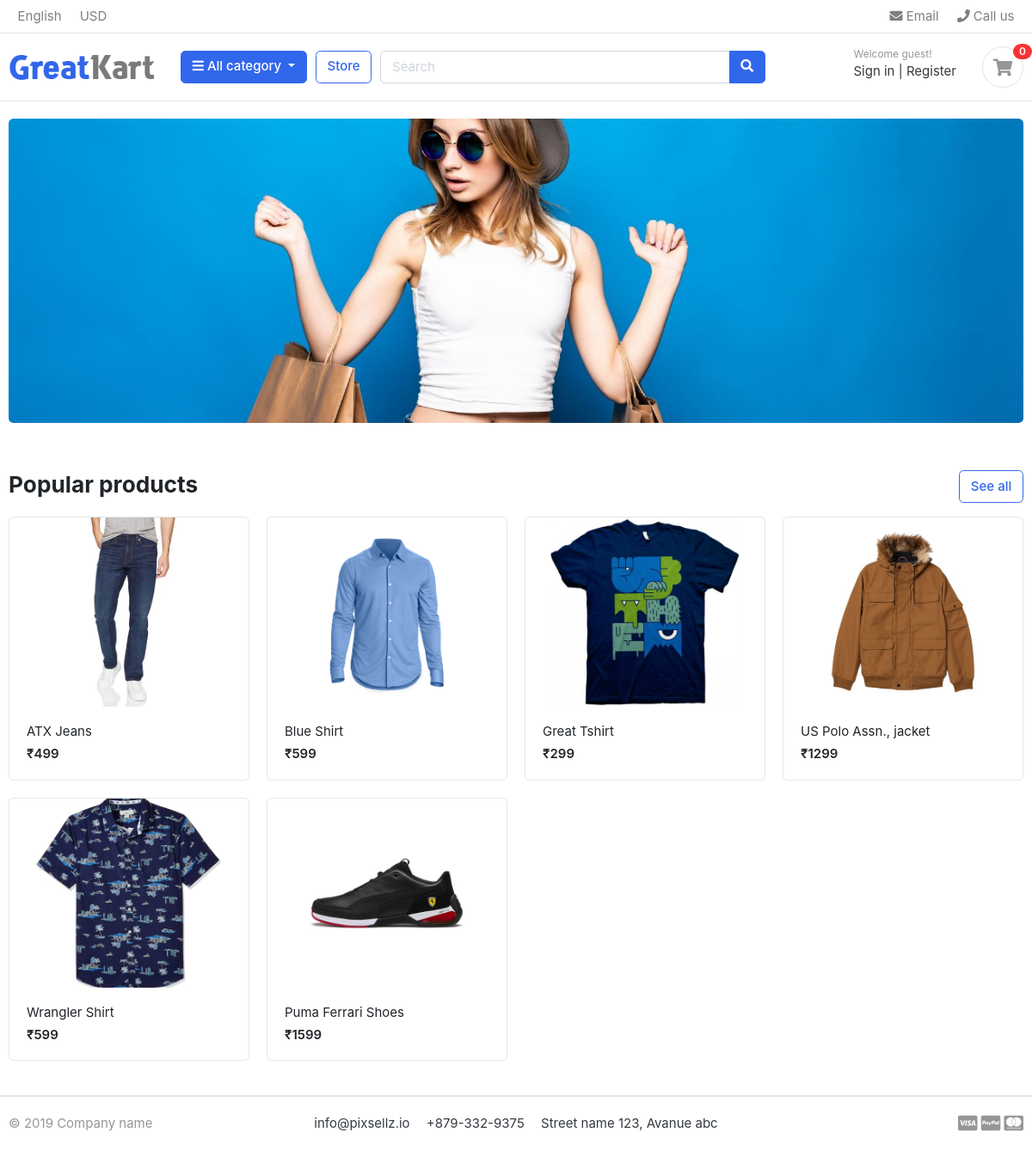
The page / on the database its author committed.
### store/models.py (models this page shows, shortened)
class Product (models.Model):
    product_name = models.CharField(max_length=200, unique=True)
    slug = models.SlugField(max_length=200, unique=True)
    description = models.TextField(max_length=500, blank=True)
    price = models.IntegerField()
    image = models.ImageField(upload_to='photos/products')
    stock = models.IntegerField()
    is_available = models.BooleanField(default=True)
    category = models.ForeignKey(Category, on_delete=models.CASCADE)
    created_date = models.DateTimeField(auto_now_add=True)
    modified_date = models.DateTimeField(auto_now=True)
    def get_url (self):
        return reverse ('product_detail', args=[self.category.slug, self.slug])

### thekart/views.py (the view)
# urls.py: path('', views.home, name="home"),
def home (request):
    products = Product.objects.all()
    context = {
        'products' : products,
    }
    return render (request, 'home.html', context)

### carts/context_processors.py (called while the page is built)
def counter (request):
    cart_count = 0
    if 'admin' in request.path:
        return
    else:
        try:
            cart = Cart.objects.filter(cart_id=_cart_id(request))
            cart_items = CartItem.objects.all().filter(cart=cart[:1])
            for cart_item in cart_items:
                cart_count += cart_item.quantity
        except Cart.DoesNotExist:
            cart_count = 0
    return dict(cart_count=cart_count)

### carts/views.py (called while the page is built)
def _cart_id (request):
    cart = request.session.session_key
    if not cart:
        cart = request.session.create()
    return cart

### category/context_processors.py (called while the page is built)
def menu_links (request):
    links = Category.objects.all()
    return dict(links=links)

### category/models.py (called while the page is built)
    def get_url (self):
        return reverse ('products_by_category', args=[self.slug])

### templates/home.html
{% extends 'base.html' %}
{% load static %}
{% block content %}
<section class="section-intro padding-y-sm">
<div class="container">
<div class="intro-banner-wrap">
	<img src="{% static 'images/banners/cover.jpg' %}" class="img-fluid rounded">
</div>
</div>
</section>
<section class="section-name padding-y-sm">
<div class="container">
<header class="section-heading">
	<a href="{% url 'store' %}" class="btn btn-outline-primary float-right">See all</a>
	<h3 class="section-title">Popular products</h3>
</header>
<div class="row">
	{% for product in products %}
	<div class="col-md-3">
		<div class="card card-product-grid">
			<a href="{{ product.get_url }}" class="img-wrap"> <img src="{{ product.image.url }}"> </a>
			<figcaption class="info-wrap">
				<a href="{{ product.get_url }}" class="title">{{ product.product_name }}</a>
				<div class="price mt-1">₹{{ product.price }}</div>
			</figcaption>
		</div>
  </div>
	{% endfor %}
</div>
</div>
</section>
{% endblock %}

### templates/base.html (shortened to what this page needs)
{% load static %}
<!DOCTYPE HTML>
<html lang="en">
<head>
<link href="{% static 'css/bootstrap.css' %}" rel="stylesheet" type="text/css"/>
<link href="{% static 'fonts/fontawesome/css/all.min.css' %}" type="text/css" rel="stylesheet">
<link href="{% static 'css/ui.css' %}" rel="stylesheet" type="text/css"/>
<link href="{% static 'css/responsive.css' %}" rel="stylesheet" media="only screen and (max-width: 1200px)" />
</head>
<body>
  {% include 'includes/navbar.html' %}
  {% block content %}
  {% endblock %}
  {% include 'includes/footer.html' %}
</body>

### templates/includes/navbar.html (shortened to what this page needs)
{% load static %}
<header class="section-header">
<nav class="navbar p-md-0 navbar-expand-sm navbar-light border-bottom">
<div class="container">
  <div class="collapse navbar-collapse" id="navbarTop4">
    <ul class="navbar-nav mr-auto">
      <li class="nav-item dropdown">
      <a href="#" class="nav-link">   English </a>
    </li>
    <li class="nav-item dropdown">
      <a href="#" class="nav-link"> USD </a>
    </li>
    </ul>
    <ul class="navbar-nav">
    <li><a href="#" class="nav-link"> <i class="fa fa-envelope"></i> Email </a></li>
    <li><a href="#" class="nav-link"> <i class="fa fa-phone"></i> Call us </a></li>
  </ul>
  </div>
</div>
</nav>
<section class="header-main border-bottom">
  <div class="container">
<div class="row align-items-center">
  <div class="col-lg-2 col-md-3 col-6">
    <a href="{% url 'home' %}" class="brand-wrap">
      <img class="logo" src="{% static './images/logo.png' %}">
    </a>
  </div>
  <div class="col-lg col-sm col-md col-6 flex-grow-0">
    <div class="category-wrap dropdown d-inline-block float-right">
      <button type="button" class="btn btn-primary dropdown-toggle" data-toggle="dropdown">
        <i class="fa fa-bars"></i> All category
      </button>
    </div>
  </div>
  <a href="{% url 'store' %}" class="btn btn-outline-primary">Store</a>
  <div class="col-lg  col-md-6 col-sm-12 col">
    <form action="#" class="search">
      <div class="input-group w-100">
          <input type="text" class="form-control" style="width:60%;" placeholder="Search">
          <div class="input-group-append">
            <button class="btn btn-primary" type="submit">
              <i class="fa fa-search"></i>
            </button>
          </div>
        </div>
    </form>
  </div>
  <div class="col-lg-3 col-sm-6 col-8 order-2 order-lg-3">
        <div class="d-flex justify-content-end mb-3 mb-lg-0">
          <div class="widget-header">
            <small class="title text-muted">Welcome guest!</small>
            <div>
              <a href="./signin.html">Sign in</a> <span class="dark-transp"> | </span>
              <a href="./register.html"> Register</a>
            </div>
          </div>
          <a href="{% url 'cart' %}" class="widget-header pl-3 ml-3">
            <div class="icon icon-sm rounded-circle border"><i class="fa fa-shopping-cart"></i></div>
            <span class="badge badge-pill badge-danger notify">{{ cart_count }}</span>
          </a>
        </div>
      </div>
</div>
  </div>
</section>
</header>

### templates/includes/footer.html
<footer class="section-footer border-top">
	<div class="container">
		<section class="footer-bottom border-top row">
			<div class="col-md-2">
				<p class="text-muted"> &copy 2019 Company name </p>
			</div>
			<div class="col-md-8 text-md-center">
				<span  class="px-2">info@pixsellz.io</span>
				<span  class="px-2">+879-332-9375</span>
				<span  class="px-2">Street name 123, Avanue abc</span>
			</div>
			<div class="col-md-2 text-md-right text-muted">
				<i class="fab fa-lg fa-cc-visa"></i>
				<i class="fab fa-lg fa-cc-paypal"></i>
				<i class="fab fa-lg fa-cc-mastercard"></i>
			</div>
		</section>
	</div>
</footer>

### thekart/static/css/ui.css (style rules this page uses)
html { font-family: "Inter", sans-serif; font-size: 15px; }
.img-wrap { text-align: center; display: block; }
.img-wrap img { max-width: 100%; }
.icon-xs, .icon-sm, .icon-md, .icon-lg { display: inline-block; text-align: center; flex-shrink: 0; flex-grow: 0; }
.icon-sm { width: 48px; height: 48px; line-height: 48px !important; font-size: 20px; }
.padding-y-sm { padding-top: 20px; padding-bottom: 20px; }
.section-heading { margin-bottom: 20px; margin-top: 15px; }
.section-title { color: #212529; }
p:last-child { margin-bottom: 0; }
.header-main { position: relative; padding-top: 1rem; padding-bottom: 1rem; }
.brand-wrap .logo, .navbar-brand .logo { margin-right: 7px; max-height: 42px; display: inline-block; }
.widget-header { display: inline-block; vertical-align: middle; position: relative; }
.widget-header a { color: #343a40; }
.widget-header i { color: #969696; }
.widget-header .title { display: block; }
.widget-header .notify { position: absolute; top: -3px; right: -10px; }
.footer-bottom { padding-top: 20px; padding-bottom: 20px; }
[class*=card-product] a.title { color: #212529; display: block; }
[class*=card-product] .img-wrap { overflow: hidden; position: relative; }
[class*=card-product] .img-wrap img { height: 100%; max-width: 100%; width: auto; display: inline-block; -o-object-fit: cover; object-fit: cover; }
.card-product-grid { margin-bottom: 20px; }
.card-product-grid .img-wrap { border-radius: 0.2rem 0.2rem 0 0; height: 220px; }
.card-product-grid .info-wrap { overflow: hidden; padding: 18px 20px; }
.card .img-wrap { overflow: hidden; }
.notify { position: absolute; top: -4px; right: -10px; display: inline-block; padding: 0.25em 0.6em; font-size: 12px; line-height: 1; text-align: center; border-radius: 3rem; color: #fff; background-color: #fa3434; }
.price { font-weight: 600; color: #212529; }

### rows shown on the page
Product: image (picture), product_name "ATX Jeans", price "499"
Product: image (picture), product_name "Blue Shirt", price "599"
Product: image (picture), product_name "Great Tshirt", price "299"
Product: image (picture), product_name "US Polo Assn., jacket", price "1299"
Product: image (picture), product_name "Wrangler Shirt", price "599"
Product: image (picture), product_name "Puma Ferrari Shoes", price "1599"

### other values the page prints
{{ cart_count }} "0"
